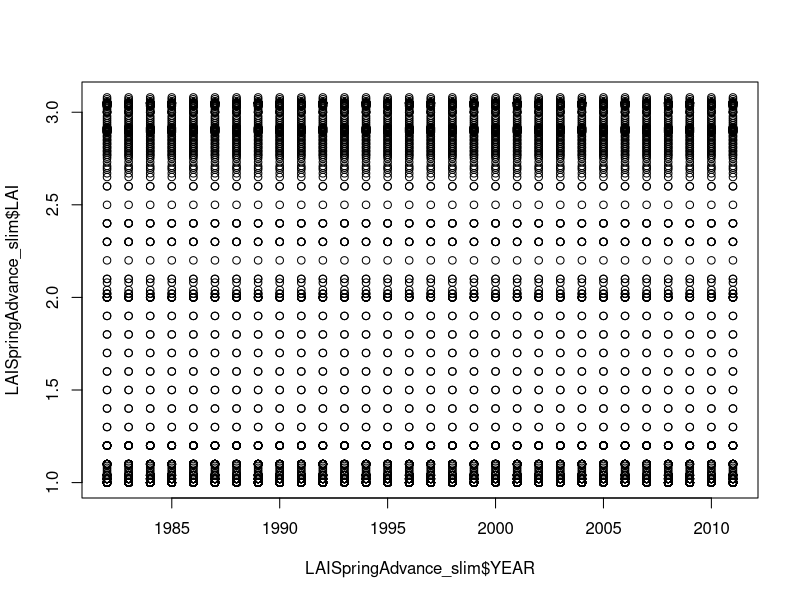
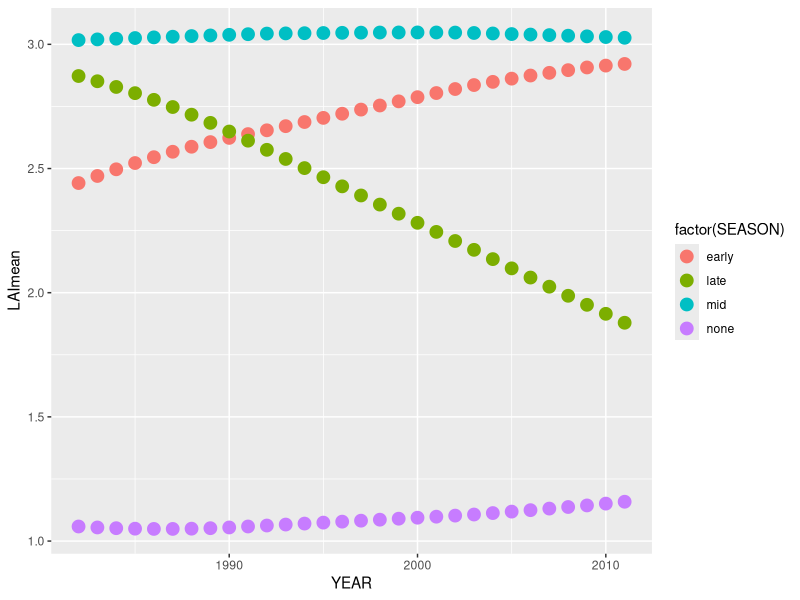

R code for these plots, in order:
library(tidyr)
LAI_SpringAdvancewide=read.csv(file="data/SpringAdvanceOnly.csv",header = TRUE)

LAISpringAdvance_slim <-
  pivot_longer(data= LAI_SpringAdvancewide,
               cols = starts_with("LAI"),
               names_to = "YEARind",
               values_to = "LAI"
  )

LAISpringAdvance_slim$YEAR= as.numeric(substr(LAISpringAdvance_slim$YEARind, start = 4, stop = 7))
LAISpringAdvance_slim$SEASON="none"
LAISpringAdvance_slim$SEASON[LAISpringAdvance_slim$day>90]="early"
LAISpringAdvance_slim$SEASON[LAISpringAdvance_slim$day>150]="mid"
LAISpringAdvance_slim$SEASON[LAISpringAdvance_slim$day>200]="late"
LAISpringAdvance_slim$SEASON[LAISpringAdvance_slim$day>250]="none"

plot(LAISpringAdvance_slim$YEAR,LAISpringAdvance_slim$LAI)

library(dplyr)

TrendLAI = LAISpringAdvance_slim %>%
  group_by(YEAR,SEASON) %>%
  summarise_at(vars(LAI), list(LAImean = mean))

library(ggplot2)

p <- ggplot(TrendLAI, aes(YEAR, LAImean))
# A basic scatter plot
p + geom_point(aes(colour = factor(SEASON)), size = 4)

